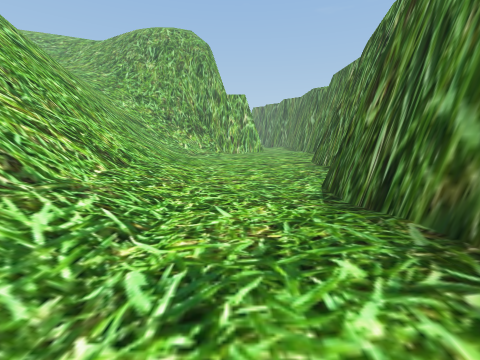
view 1 (above)

13 first-person views from a walk through a Unity game level. The camera is 1.4 m above the floor, tilts 10° down and sees 90° across. The floor is counted in squares, 1 m on a side. Each view is taken from the middle of a square. On the plan, view 1 faces up. The plan holds only what a view shows up to about 13 squares ahead; the rest is blank. The place goes on beyond the plan.

view 2
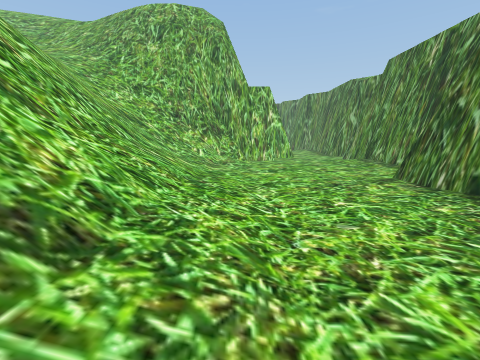

view 3
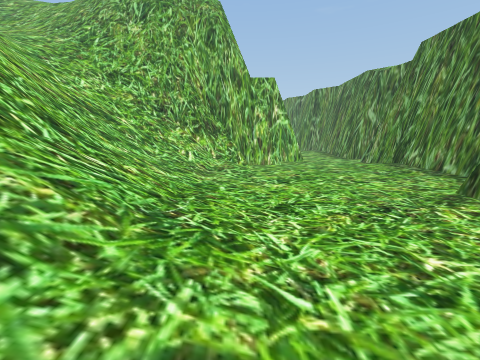

view 4
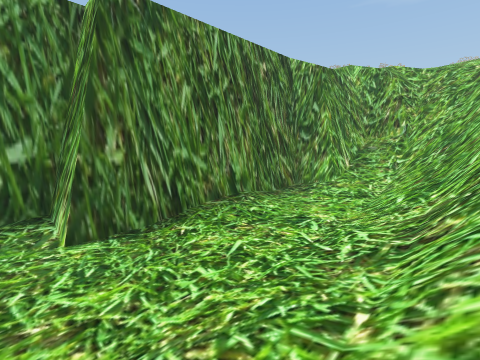

view 5
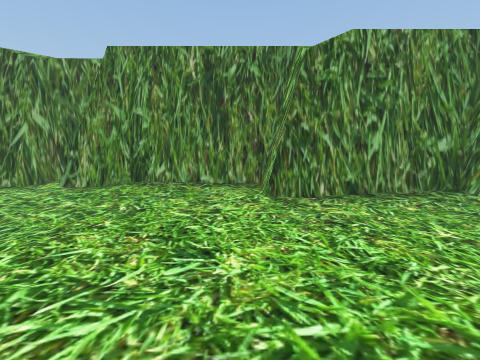

view 6
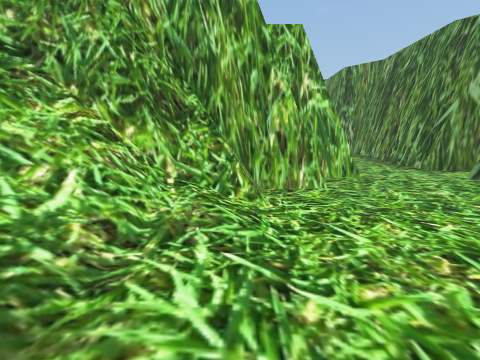

view 7
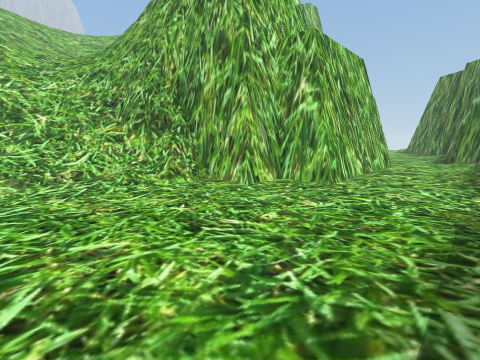

view 8
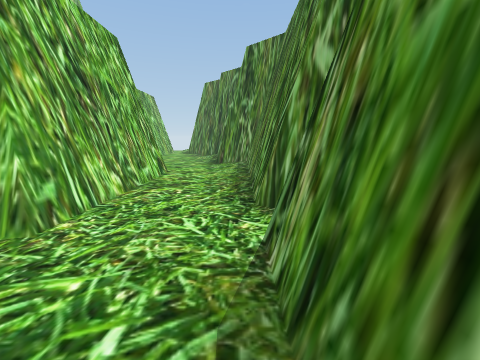

view 9
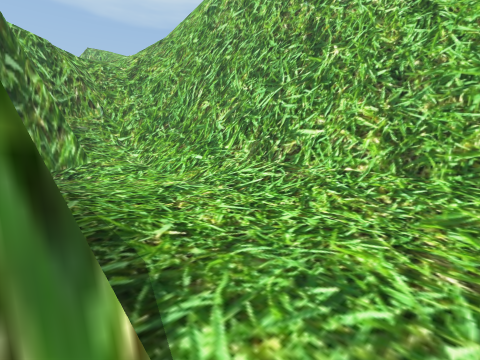

view 10
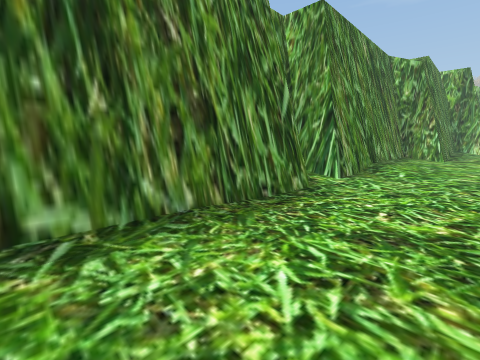

view 11
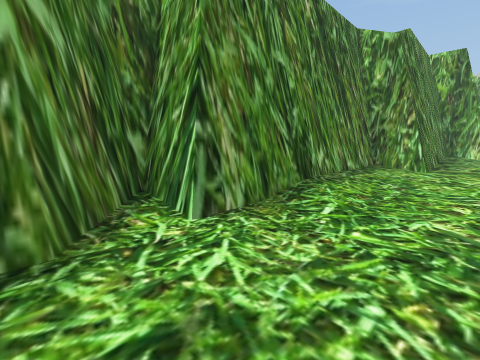

view 12
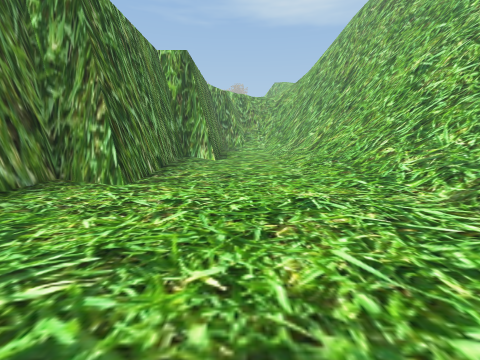

view 13
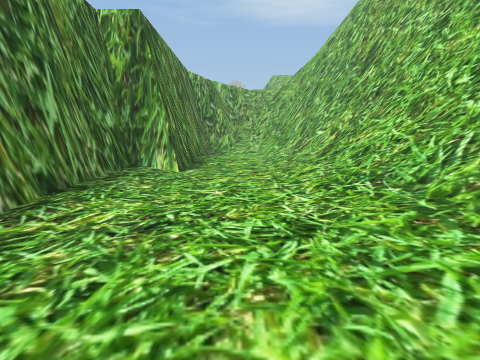

### Floor plan
Key: @ floor where view 1 was taken; # wall or solid block; . main floor; : floor 2.5 m higher than the main floor; + floor 3.25 m higher than the main floor; / step, stairs or slope; = window, fence, low wall or low ledge; ^ raised ledge; v drop or lower ground.
Columns run from 9 left of view 1 to 10 right of it. Each row starts with its distance up from view 1.
 33            #....#v
 32            #....#v
 31            #....#v
 30            #....#v
 29        v   #....#v
 28        v   #....#v/
 27        vv  #....#v/
 26        v   #....##v
 25          ###....=##v
 24   vvvv  ##......##vv
 23       ####......#vvv
 22 ########........#v
 21 ========........#v
 20 ////////........#v
 19 ////////........#v
 18 //////..........#v
 17 //////..........#v
 16 //////..........#v
 15 ///////.......###v
 14  //////.......##vv
 13  v/////.......#vv
 12  v+////.......#v
 11  ==/////......#v
 10 vv=/////......#v
  9  v##////......#v
  8 ####////......#v
  7   ##////....###v
  6    #////....# vv
  5    #////....#v
  4    #:///....#v
  3    ###//....#v
  2     ##//....#v
  1      #//....#v
  0      #//.@..#v
 -1      #////..#v
 -2      #/////.#v
 -3      #=///###v
 -4      #^=//# v
 -5      ##=//#
 -6       #=//#

Where each view was taken, in squares from view 1:
view 1: 0 up, 0 right, facing up
view 2: 5 up, 2 left, facing up
view 3: 8 up, 2 left, facing up
view 4: 8 up, 4 left, facing down-right
view 5: 16 up, 5 left, facing right
view 6: 16 up, 2 left, facing up
view 7: 17 up, 6 right, facing up-left
view 8: 21 up, 6 right, facing up
view 9: 8 up, 3 right, facing down-left
view 10: 33 up, 3 right, facing down-right
view 11: 27 up, 3 right, facing down-right
view 12: 22 up, 1 right, facing down
view 13: 17 up, 0 right, facing down
